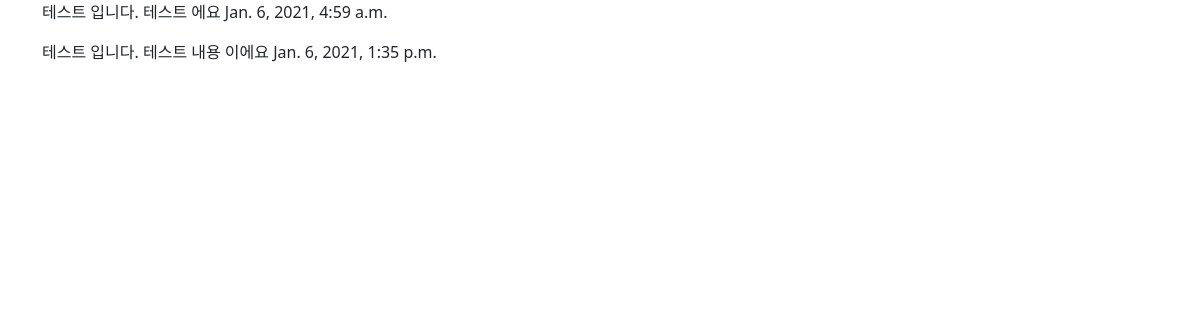
Before: / with the older database file.
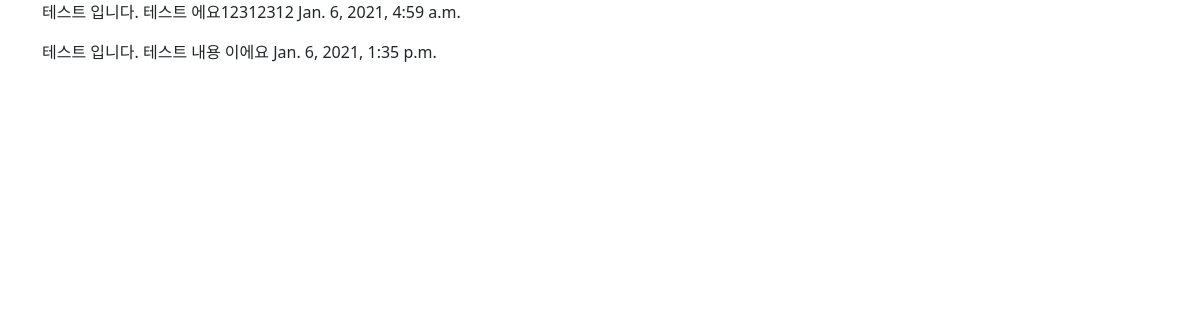
After: the same page with the newer database file.
### notepad/models.py (models this page shows, shortened)
class Notepad(models.Model):
    title = models.CharField(max_length=128, verbose_name="제목")
    content = models.TextField(verbose_name="내용")
    registered_dttm = models.DateTimeField(auto_now_add=True, verbose_name="등록시간")
    class Meta:
        db_table = "notepad"
        verbose_name = "메모장"
        verbose_name_plural = "메모장"

### notepad/views.py (the view)
# urls.py: path('', memo_list),
def memo_list(request):
    note = Notepad.objects.all()
    return render(request, "notepad/memo_list.html", {'note':note})

### notepad/templates/notepad/memo_list.html
{% extends 'base.html' %}
{% block contents%}
{% for notes in note %}
<p>
    {{ notes.title }}
    {{ notes.content }}
    {{ notes.registered_dttm }}
    {% endfor %}
</p>
{% endblock %}

### webnotepad/templates/base.html (shortened to what this page needs)
<!DOCTYPE html>
<html lang="en">
<head>
    <link href="https://cdn.jsdelivr.net/npm/bootstrap@5.0.0-beta1/dist/css/bootstrap.min.css" rel="stylesheet"
>
</head>
<body>
    <div class='container'>
        {% block contents %}
        {% endblock %}
    </div>
</body>
</html>

Changed rows visible on the page:
changed Notepad: content "테스트 에요" → "테스트 에요12312312"
